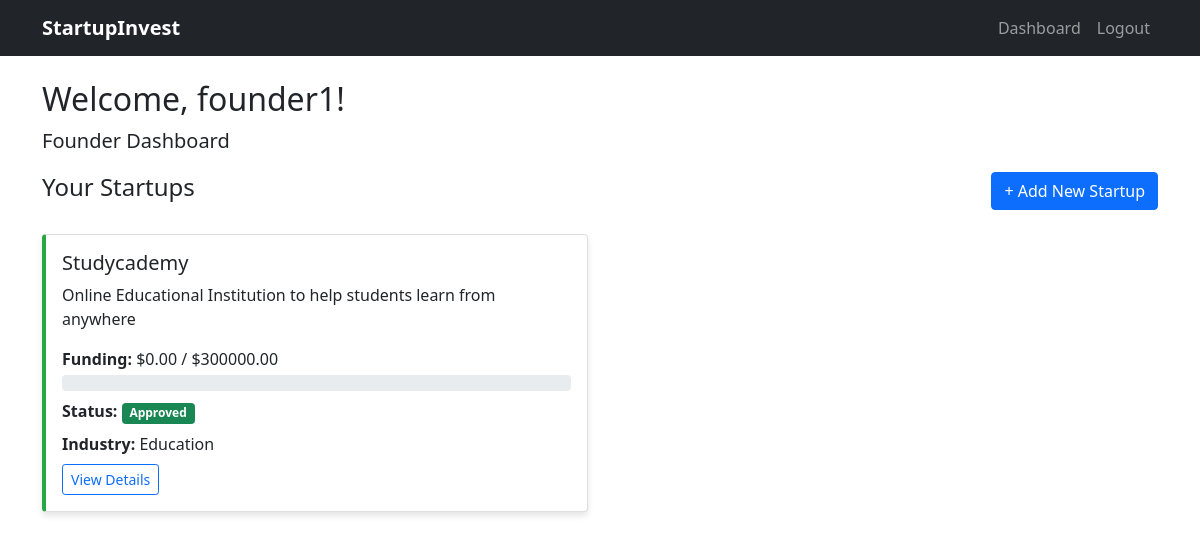
Page /accounts/dashboard/ (signed in) on the committed database.
### accounts/models.py (models this page shows, shortened)
class CustomUser(AbstractUser):
    USER_TYPE_CHOICES = (
        ('founder', 'Founder'),
        ('investor', 'Investor'),
    )
    user_type = models.CharField(max_length=10, choices=USER_TYPE_CHOICES)
    phone_number = models.CharField(max_length=15, blank=True)
    company_name = models.CharField(max_length=100, blank=True)
    bio = models.TextField(blank=True)
    groups = models.ManyToManyField(
        'auth.Group',
        related_name='customuser_set',
        blank=True,
        help_text='The groups this user belongs to.',
        verbose_name='groups'
    )
    user_permissions = models.ManyToManyField(
        'auth.Permission',
        related_name='customuser_set',
        blank=True,
        help_text='Specific permissions for this user.',
        verbose_name='user permissions'
    )

### startups/models.py (models this page shows, shortened)
class Startup(models.Model):
    STATUS_CHOICES = (
        ('pending', 'Pending Review'),
        ('approved', 'Approved'),
        ('declined', 'Declined'),
        ('partially_funded', 'Partially Funded'),
        ('fully_funded', 'Fully Funded'),
    )
    INDUSTRY_CHOICES = (
        ('tech', 'Technology'),
        ('healthcare', 'Healthcare'),
        ('finance', 'Finance'),
        ('education', 'Education'),
        ('ecommerce', 'E-Commerce'),
        ('other', 'Other'),
    )
    founder = models.ForeignKey(CustomUser, on_delete=models.CASCADE, limit_choices_to={'user_type': 'founder'})
    title = models.CharField(max_length=200)
    description = models.TextField()
    problem_statement = models.TextField()
    solution = models.TextField()
    unique_value_proposition = models.TextField()
    target_market = models.TextField()
    business_model = models.TextField()
    competitive_analysis = models.TextField()
    funding_amount = models.DecimalField(max_digits=12, decimal_places=2)
    funds_raised = models.DecimalField(max_digits=12, decimal_places=2, default=0)
    equity_offered = models.DecimalField(max_digits=5, decimal_places=2)
    industry = models.CharField(max_length=20, choices=INDUSTRY_CHOICES)
    founding_date = models.DateField()
    team_size = models.IntegerField()
    website = models.URLField(blank=True)
    pitch_deck = models.FileField(upload_to='pitch_decks/', blank=True, null=True)
    status = models.CharField(max_length=20, choices=STATUS_CHOICES, default='pending')
    created_at = models.DateTimeField(auto_now_add=True)
    updated_at = models.DateTimeField(auto_now=True)
    def get_funding_percentage(self):
        if self.funding_amount > 0:
            return (self.funds_raised / self.funding_amount) * 100
        return 0

### accounts/views.py (the view, shortened to what this page needs)
# urls.py: path('dashboard/', views.dashboard, name='dashboard'),
@login_required
def dashboard(request):
    user = request.user
    context = {'user': user}
    if user.user_type == 'founder':
        from startups.models import Startup
        startups = Startup.objects.filter(founder=user).order_by('-created_at')
        context['startups'] = startups
        return render(request, 'accounts/founder_dashboard.html', context)
    return redirect('home')

### templates/accounts/founder_dashboard.html (shortened to what this page needs)
{% extends 'base.html' %}
{% block content %}
<div class="container mt-4">
    <div class="row">
        <div class="col-md-12">
            <h2>Welcome, {{ user.username }}!</h2>
            <p class="lead">Founder Dashboard</p>
            <div class="d-flex justify-content-between align-items-center mb-4">
                <h4>Your Startups</h4>
                <a href="{% url 'create_startup' %}" class="btn btn-primary">+ Add New Startup</a>
            </div>
            {% if startups %}
                <div class="row">
                    {% for startup in startups %}
                    <div class="col-md-6">
                        <div class="card status-{{ startup.status }}">
                            <div class="card-body">
                                <h5 class="card-title">{{ startup.title }}</h5>
                                <p class="card-text">{{ startup.description|truncatewords:20 }}</p>
                                <div class="mb-2">
                                    <strong>Funding:</strong>
                                    ${{ startup.funds_raised }} / ${{ startup.funding_amount }}
                                    <div class="progress mt-1">
                                    </div>
                                </div>
                                <div class="mb-2">
                                    <strong>Status:</strong>
                                    <span class="badge
                                        {% if startup.status == 'approved' %}bg-success
                                        {% elif startup.status == 'declined' %}bg-danger
                                        {% elif startup.status == 'pending' %}bg-warning
                                        {% else %}bg-info{% endif %}">
                                        {{ startup.get_status_display }}
                                    </span>
                                </div>
                                <div class="mb-2">
                                    <strong>Industry:</strong> {{ startup.get_industry_display }}
                                </div>
                                <a href="{% url 'startup_detail' startup.pk %}" class="btn btn-outline-primary btn-sm">
                                    View Details
                                </a>
                            </div>
                        </div>
                    </div>
                    {% endfor %}
                </div>
            {% else %}
                <div class="alert alert-info">
                    <p>You haven't created any startups yet. <a href="{% url 'create_startup' %}">Create your first startup pitch!</a></p>
                </div>
            {% endif %}
        </div>
    </div>
</div>
{% endblock %}

### templates/base.html (style rules this page uses)
.card { margin-bottom: 20px; box-shadow: 0 4px 6px rgba(0,0,0,0.1); }
.status-approved { border-left: 4px solid #28a745; }

### rows in the picture
CustomUser: username "founder1"
Startup: title "Studycademy", description "Online Educational Institution to help students learn from anywhere", funds_raised "0.00", funding_amount "300000.00", status "Approved", industry "Education"
